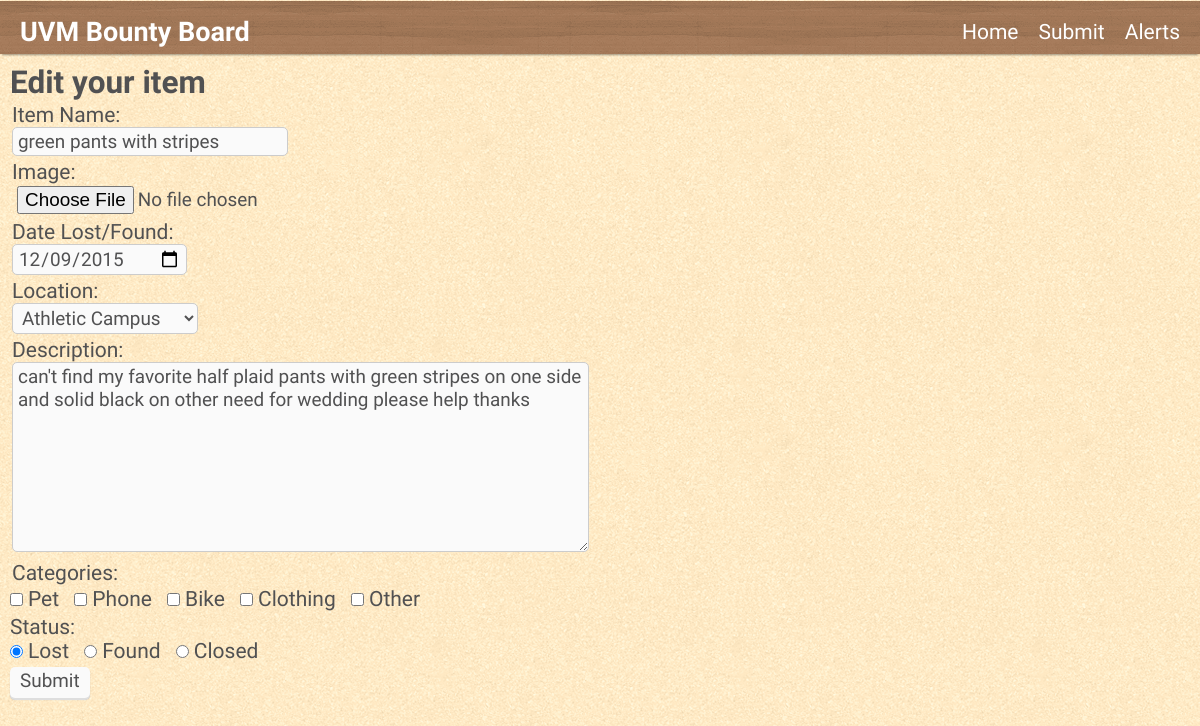
Page /editItem.php?id=1 on the committed database.
### tables this page shows
CREATE TABLE Items(
	id int NOT NULL AUTO_INCREMENT,
	username varchar(255),
	name varchar(255),
	dateCreated date,
	dateLost date,
	category varchar(255),
	description varchar(255),
	location varchar(255),
	status varchar(7),
	image varchar(255),
	PRIMARY KEY (id),
	FOREIGN KEY (username) REFERENCES Users (username)
	 ON DELETE CASCADE ON UPDATE CASCADE);

### bin/Database.php (called while the page is built, shortened)
<?php
class Database {
    public $db;
    public function __construct($dbUserName, $whichPass, $dbName) {
        $this->db = null;
    }
    private function connect($dbUserName, $whichPass, $dbName) {
        $debugMe = false;
        switch ($whichPass) {
            case "r":
                $dbUserPass = $dbReader;
                break;
            case "w":
                $dbUserPass = $dbWriter;
                break;
        }
        $dsn = 'mysql:host=webdb.uvm.edu;dbname=';
        try {
            if (!$this->db)
                $this->db = new PDO($dsn . $dbName, $dbUserName, $dbUserPass);
            if (!$this->db) {
                if ($debugMe)
                    echo '<p>A You are NOT connected to the database!</p>';
                return 0;
            } else {
                return $this->db;
            }
        } catch (PDOException $e) {
            $error_message = $e->getMessage();
            if ($debugMe)
                echo "<p>A An error occurred while connecting to the database: $error_message </p>";
        }
        return $this->db;
    }
    private function countConditions($query) {
        $andCount = substr_count(strtoupper($query), ' AND ');
        $andCount = $andCount + substr_count(strtoupper($query), ')AND ');
        $andCount = $andCount + substr_count(strtoupper($query), '&&');
        $notCount = substr_count(strtoupper($query), ' NOT ');
        $notCount = $notCount + substr_count(strtoupper($query), ')NOT ');
        $notCount = $notCount + substr_count(strtoupper($query), '!');
        $orCount = substr_count(strtoupper($query), ' OR ');
        $orCount = $orCount + substr_count(strtoupper($query), ')OR ');
        $orCount = $orCount + substr_count(strtoupper($query), '||');
        $xorCount = substr_count(strtoupper($query), ' XOR');
        $conditions = $andCount + $notCount + $orCount + $xorCount;
        return $conditions;
    }
    private function countQuotes($query) {
        $singleCount = substr_count(strtoupper($query), "'");
        $doubleCount = substr_count(strtoupper($query), '"');
        $singleEntityCount = substr_count(strtoupper($query), "#39");
        $doubleEntityCount = substr_count(strtoupper($query), "#34");
        $HTMLentityCount = substr_count(strtoupper($query), "&QUOT");
        $quoteCount = $singleCount + $doubleCount + $singleEntityCount + $doubleEntityCount + $HTMLentityCount;
        return $quoteCount;
    }
    private function countSymbols($query) {
        $ltCount = substr_count(strtoupper($query), '<');
        $gtCount = substr_count(strtoupper($query), '>');
        $symbolCount = $ltCount + $gtCount;
        return $symbolCount;
    }
    private function countWhere($query) {
        $whereCount = substr_count(strtoupper($query), ' WHERE ');
        return $whereCount;
    }
    function sanitizeQuery($query, $spacesAllowed = false, $semiColonAllowed = false) {
        $replaceValue = "Q";
        if (!$semiColonAllowed) {
            $query = str_replace(';', $replaceValue, $query);
        }
        $query = htmlentities($query, ENT_QUOTES);
        $query = str_replace('%20', $replaceValue, $query);
        return $query;
    }
    public function select($query, $values = "", $wheres = 1, $conditions = 0, $quotes = 0, $symbols = 0, $spacesAllowed = false, $semiColonAllowed = false, $fetchStyleAssoc = false) {
        if ($quotes == 0 AND $symbols == 0) {
            $query = $this->sanitizeQuery($query, $spacesAllowed, $semiColonAllowed);
        }
        $statement = $this->db->prepare($query);
        if (is_array($values)) {
            $statement->execute($values);
        } else {
            $statement->execute();
        }
	if ($fetchStyleAssoc)
	    $recordSet = $statement->fetchAll(PDO::FETCH_ASSOC);
	else
	    $recordSet = $statement->fetchAll();
        return $recordSet;
    }
}
?>

### parts/grunt_work.php (called while the page is built)
<?php
	$query = rtrim($query,';');
	$counts = countify($query);
	if(isset($data) and is_array($data)){
		$results = $thisDatabaseReader->select($query, $data, $counts['where'], $counts['condition'], $counts['quote'], $counts['symbol'], false, false, true);
	}else
		$results = $thisDatabaseReader->select($query, "", $counts['where'], $counts['condition'], $counts['quote'], $counts['symbol'], false, false, true);
?>

### bin/countCode.php (called while the page is built)
<?php
function countify($code){
		$code = strtoupper($code);
		$counts = array('where'=>0,'condition'=>0,'quote'=>0,'symbol'=>0);
		$counts['where'] = substr_count($code,'WHERE');
		$conditions = array(' AND ', ' OR ', ' XOR ', ' NOT ', ' && ', ' || ', ' ! ');
		$counts['condition'] = 0;
		foreach($conditions as $condition){$counts['condition'] += substr_count($code,$condition);}
		$quotes = array('"', "'", '#34', '#39', '&QUOT');
		$counts['quote'] = 0;
		foreach($quotes as $quote){$counts['quote'] += substr_count($code,$quote);}
		$counts['symbol'] = substr_count($code,'<') +  substr_count($code,'>');
		return $counts;
}
?>

### editItem.php (the view, shortened to what this page needs)
<?php include('parts/head.php'); ?>
<body>
<?php require_once('parts/header.php'); ?>
<main>
<?php
  $whitelisted = true;
  $id = preg_replace("/[^0-9]/","",htmlspecialchars($_GET["id"]));
  if ($whitelisted):
  $query = 'SELECT * from Items WHERE id='.$id;
  include('parts/grunt_work.php'); endif;
?>
<section class='content'>
  <?php foreach ($results as $row){?>
  <form action='submitted.php' method='post'  enctype="multipart/form-data">
  	<h2>Edit your item</h2>
  	<fieldset>
  		<p>
  		<label for='name'>Item Name:</label>
  			<input type='text' name='name' value='<?php echo htmlspecialchars($row['name']); ?>' required>
  		</p>
		<p>
		 <label for='image'>Image:</label>
                        <input type="file" name="image" accept="image/*" id='image' value=''>
                </p>
  		<p>
  		<label for='dateLost'>Date Lost/Found:</label>
  			<input type='date' name='dateLost' value='<?php echo htmlspecialchars($row['dateLost']); ?>' required>
  		</p>
  		<p>
		<label for='location'>Location:</label>
  			<select id='location' name='location'>
				<option value='Athletic Campus'>Athletic Campus</option>
			</select>
  		</p>
  		<p>
  		<label for='description'>Description:</label>
  			<textarea id='description' rows='8' cols='50' name='description' required><?php echo htmlspecialchars($row['description']); ?></textarea>
  		</p>
  		<p>
  		<label for='category'>Categories:</label>
  			<fieldset id='category'>
				<fieldset id='category'>
                                <label><input type='checkbox' name='Pets' value='Pets'>Pet</label>
                                <label><input type='checkbox' name='Phones' value='Phones'>Phone</label>
                                <label><input type='checkbox' name='Bikes' value='Bikes'>Bike</label>
                                <label><input type='checkbox' name='Clothing' value='Clothing'>Clothing</label>
                                <label><input type='checkbox' name='Other' value='Other'>Other</label>
  			</fieldset>
  		</p>
  		<label for='status'>Status:</label>
                          <fieldset id='status'>
                                  <label><input type='radio' name='status' value='Lost' checked>Lost</label>
                                  <label><input type='radio' name='status' value='Found'>Found</label>
                                  <label><input type='radio' name='status' value='Closed'>Closed</label>
                          </fieldset>
  </fieldset>
	<button type='submit' name='submit' value='edit_item'>Submit</p>
  </form>
  	<?php } ?>
  </section>
  </main>
  </body>
  </html>

### style/style.css (style rules this page uses)
* { margin:0; padding:0; }
body { font-family: 'Cabin'; display:flex; flex-flow:column; justify-content:space-between; font-size:21px; color:#515152; background: url(cork.png); }
h1, h2, h3, h4 { font-family:'Josefin Sans'; }
.content { padding:10px; max-width:1200px; margin:auto; display:flex; flex-flow:column; }
form fieldset { border:none; }
form p { padding:2px; }
form p > label { display:block; }
form button, form input, form textarea, form select { font-size:.9em; background:#fafafa; padding: 2px 5px; border:1px solid #ccc; font-family: Cabin; color:#515152; border-radius:5px; }
form input#image { background:none; border:none; }
form label { margin-right:10px; font-size:.999999999em; }
form label input { margin-right:5px; }
form button { cursor:pointer; padding:2px 10px; border:none; box-shadow:inset 0px 0px 0px #DEDEDE, 0px 2px 0px 0px #DEDEDE, 0px 2px 1px #BDBCBC; transition:background .5s, box-shadow .5s; }

### rows in the picture
items: name "green pants with stripes", dateLost "12/09/2015", description "can't find my favorite half plaid pants with green stripes on one side and solid black on other need for wedding please help thanks"

### other values in the picture
$value "Home"
$value "Submit"
$value "Alerts"
